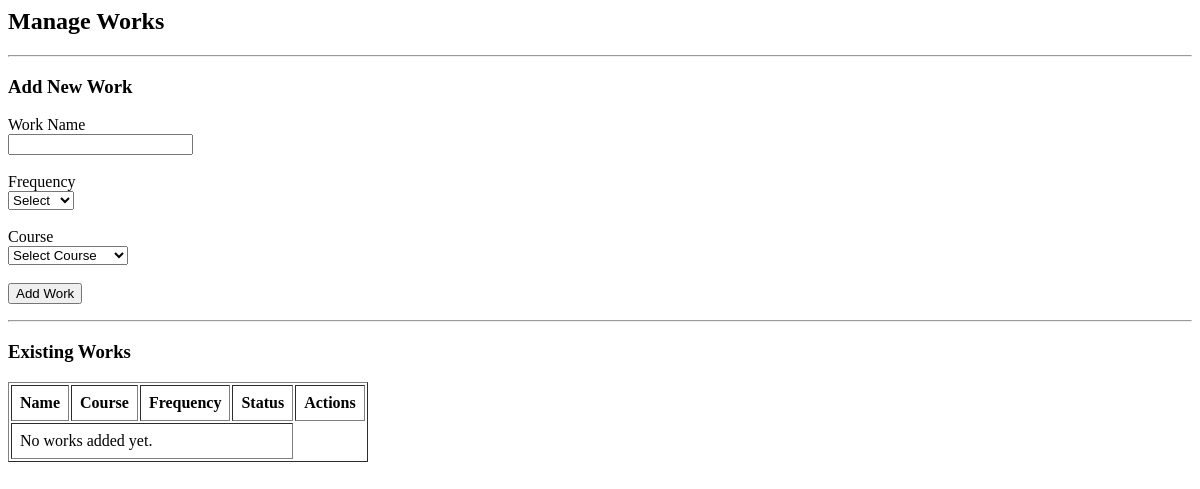
The page /manage/ (signed in) on the database as committed earlier.
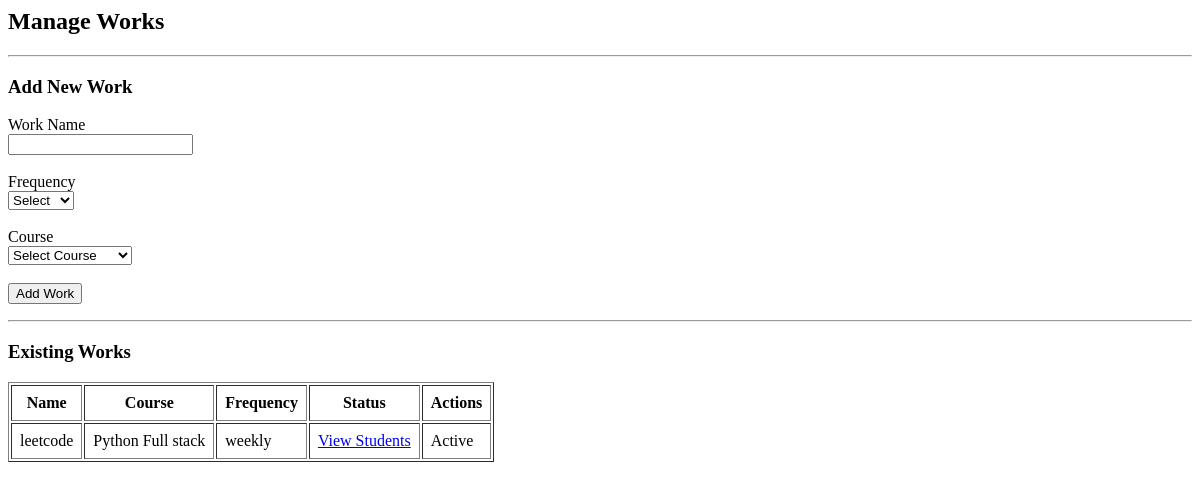
The same page on the database as committed later.
### works/models.py (models this page shows, shortened)
class WorkType(models.Model):
    FREQUENCY_CHOICES = [
        ('daily', 'Daily'),
        ('weekly', 'Weekly'),
    ]
    name = models.CharField(max_length=100)
    frequency = models.CharField(max_length=10, choices=FREQUENCY_CHOICES)
    course = models.ForeignKey(Course,on_delete=models.CASCADE,related_name='work_types')
    is_active = models.BooleanField(default=True)
    created_at = models.DateTimeField(auto_now_add=True)

### adminpanel/models.py (models this page shows, shortened)
class Course(models.Model):
    name=models.CharField(max_length=200)
    description=models.TextField(blank=True,null=True)
    duration_months=models.IntegerField(default=6)

### works/views.py (the view, shortened to what this page needs)
# urls.py: path('manage/', views.manage_works, name='manage_works'),
@staff_member_required
def manage_works(request):
    works = WorkType.objects.select_related('course').all()
    courses = Course.objects.all()
    return render(request, 'works/manage_works.html', {
        'works': works,
        'courses': courses
    })

### reviewtickets/context_processors.py (called while the page is built)
def ticket_notifications(request):
    if request.user.is_authenticated and request.user.is_staff:
        count = ReviewTicket.objects.filter(
            status='pending',
            is_seen=False
        ).count()
        return {'ticket_notification_count': count}
    return {}

### templates/works/manage_works.html (shortened to what this page needs)
<h2>Manage Works</h2>
<hr>
<h3>Add New Work</h3>
<form method="post">
  <label>Work Name</label><br>
  <input type="text" name="name" required><br><br>
  <label>Frequency</label><br>
  <select name="frequency" required>
    <option value="">Select</option>
  </select><br><br>
  <label>Course</label><br>
  <select name="course" required>
    <option value="">Select Course</option>
  </select><br><br>
  <button type="submit">Add Work</button>
</form>
<hr>
<h3>Existing Works</h3>
<table border="1" cellpadding="8">
  <tr>
  <th>Name</th>
  <th>Course</th>
  <th>Frequency</th>
  <th>Status</th>
  <th>Actions</th>
</tr>
  {% for work in works %}
  <tr>
    <td>{{ work.name }}</td>
    <td>{{ work.course.name }}</td>
    <td>{{ work.frequency }}</td>
    <td>
  <a href="{% url 'work_submissions' work.id %}">
    View Students
  </a>
</td>
    <td>
      {% if work.is_active %}
        Active
      {% else %}
        Inactive
      {% endif %}
    </td>
  </tr>
  {% empty %}
  <tr>
    <td colspan="4">No works added yet.</td>
  </tr>
  {% endfor %}
</table>

Rows that differ between the two databases and show on the page:
added WorkType: name "leetcode", course.name "Python Full stack", frequency "weekly", is_active "Active"
Other text that changed with them:
text no longer shown: "No works added yet."
